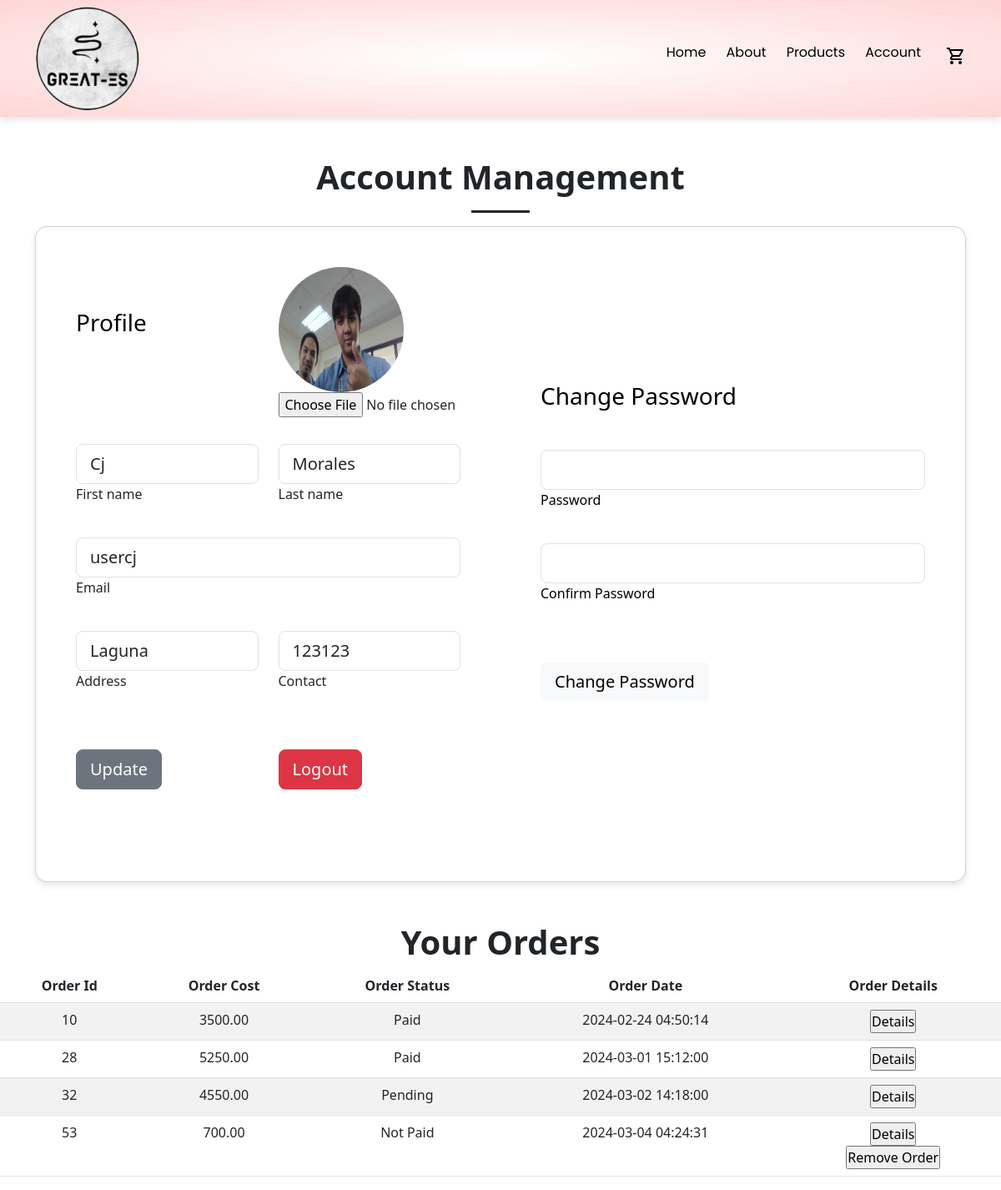
Screenshot of /client/account.php (signed in) with the database file from the repository.
### tables this page shows
CREATE TABLE `settings` (
  `id` int(11) NOT NULL,
  `title` varchar(255) NOT NULL,
  `description` text DEFAULT NULL,
  `logo` varchar(255) NOT NULL,
  `image1` varchar(255) NOT NULL,
  `image2` varchar(255) NOT NULL,
  `contact1` text DEFAULT NULL,
  `contact2` text DEFAULT NULL
);

CREATE TABLE `users` (
  `id` int(11) NOT NULL,
  `email` varchar(255) NOT NULL,
  `password` varchar(255) NOT NULL,
  `access_level` int(11) DEFAULT NULL,
  `position` varchar(255) NOT NULL,
  `id_appoint` int(11) NOT NULL,
  `id_team` int(11) NOT NULL,
  `firstname` varchar(255) NOT NULL,
  `lastname` varchar(255) NOT NULL,
  `address` text NOT NULL,
  `contact` varchar(255) NOT NULL,
  `valid_id` varchar(255) NOT NULL,
  `pfp` varchar(255) NOT NULL
);

CREATE TABLE `orders` (
  `order_id` int(30) NOT NULL,
  `order_cost` decimal(65,2) NOT NULL,
  `order_status` varchar(100) NOT NULL,
  `user_id` int(11) NOT NULL,
  `firstname` varchar(255) NOT NULL,
  `lastname` varchar(255) NOT NULL,
  `address` text NOT NULL,
  `contact` text NOT NULL,
  `order_date` datetime NOT NULL DEFAULT current_timestamp(),
  `proof_of_payment` varchar(255) NOT NULL,
  `id_team` int(11) NOT NULL,
  `id_appoint` int(11) NOT NULL,
  `appointed_to` varchar(255) NOT NULL
);

### client/account.php (the view, shortened to what this page needs)
<?php
    require_once '../config/connection.php';
$id = $_SESSION['id'];
$query = "SELECT * FROM users WHERE id='$id'";
$sql = mysqli_query($connection, $query);
$sqldisplayweb = "SELECT * FROM settings";
$query2 = mysqli_query($connection, $sqldisplayweb);
if (!isset($_SESSION['id'])) {
    header('location: ../login.php');
    exit();
    }else{
        $user_id = $_SESSION['id'];
        $stmt = $connection->prepare("SELECT * FROM orders WHERE user_id = ?");
        $stmt->bind_param('i', $user_id);
        $stmt->execute();
        $orders = $stmt->get_result();
    }
?>
<!DOCTYPE html>
<html lang="en">
    <head>
        <link rel="stylesheet" href="../css/style2.css">
        <link rel="stylesheet" href="../css/client.css">
        <link rel="stylesheet" href="https://cdnjs.cloudflare.com/ajax/libs/twitter-bootstrap/5.3.0/css/bootstrap.min.css">
        <link rel="stylesheet" href="https://cdn.datatables.net/2.0.0/css/dataTables.bootstrap5.css">
    </head>
<body>
    <?php while($rows = mysqli_fetch_array($query2)){ ?>
            <div class="header">
                <div class="container">
                     <div class="navbar">
                        <div class="logo">
                        <?php
                            $imagePath = $rows['logo'];
                            $imageURL = 'http://localhost/Ecomerce2/images/' . $imagePath;
                            echo '<img src="' . $imageURL . '" alt="Profile Picture" width="125px">';
                        ?>
                        </div>
                    <nav>
                        <ul id="MenuItems">
                            <li><a href="homepage.php">Home</a></li>
                            <li><a href="about.php">About</a></li>
                            <li><a href="products.php">Products</a></li>
                            <li><a href="account.php">Account</a></li>
                        </ul>
                    </nav>
                    <a href="cart.php"><span class="material-symbols-outlined">
                        </span></a>
                    </div>
                </div>
            </div>
<?php } ?>
            <div class="container py-5">
                    <h1 class="text-center"><b>Account Management</b></h1>
                <hr class="border-3 border-dark mx-auto opacity-100" style="width:70px">
                    <div class="row d-flex justify-content-center align-items-center h-100">
                      <div class="col-12">
                        <div class="card card-registration card-registration-2" style="border-radius: 15px;">
                          <div class="card-body p-0">
                            <div class="row g-0">
                              <div class="col-lg-6">
                                <div class="p-5">
                 <form action="account.php" method="POST" enctype="multipart/form-data">
                  <?php while($row = mysqli_fetch_array($sql)) { ?>
                 <div class="row">
                    <div class="col-md-6 mb-4 pb-2">
                  <h3 class="fw-normal mb-5" style="color:black;">Profile</h3>
                  </div>
                  <div class="col-md-6 mb-4 pb-2">
                  <div class="imgholder">
                        <?php
                            $imagePath = $row['pfp'];
                            $imageURL = 'http://localhost/Ecomerce2/images/' . $imagePath;
                            echo '<img id="previewImage" id="currentProfilePicture" src="' . $imageURL . '" width="150" height="150" class="img" style="border-radius: 50%;">';
                        ?>
                        <label for="uploadimg" class="upload">
                            <input type="file" name="pfp" id="uploadimg" class="picture" onchange="previewFile()">
                        </label>
                    </div>
                  </div>
                  </div>
                  <div class="row">
                    <div class="col-md-6 mb-4 pb-2">
                      <div class="form-outline">
                        <input type="text" name="firstname" value="<?php echo $row['firstname']; ?>" id="form3Examplev2" class="form-control form-control-lg" />
                        <label class="form-label" for="form3Examplev2">First name</label>
                      </div>
                    </div>
                    <div class="col-md-6 mb-4 pb-2">
                      <div class="form-outline">
                        <input type="text" name="lastname" value="<?php echo $row['lastname']; ?>" id="form3Examplev3" class="form-control form-control-lg" />
                        <label class="form-label" for="form3Examplev3">Last name</label>
                      </div>
                    </div>
                  </div>
                  <div class="mb-4 pb-2">
                    <div class="form-outline">
                      <input type="text" name="email" value="<?php echo $row['email']; ?>" id="form3Examplev4" class="form-control form-control-lg" />
                      <label class="form-label" for="form3Examplev4">Email</label>
                    </div>
                  </div>
                  <div class="row">
                    <div class="col-md-6 mb-4 pb-2">
                      <div class="form-outline">
                        <input type="text" name="address" value="<?php echo $row['address']; ?>" id="form3Examplev2" class="form-control form-control-lg" />
                        <label class="form-label" for="form3Examplev2">Address</label>
                      </div>
                    </div>
                    <div class="col-md-6 mb-4 pb-2">
                      <div class="form-outline">
                        <input type="text" name="contact" value="<?php echo $row['contact']; ?>" id="form3Examplev3" class="form-control form-control-lg" />
                        <label class="form-label" for="form3Examplev3">Contact</label>
                      </div>
                    </div>
                  </div>
                  <div class="row">
                    <div class="col-md-6 mb-4 pb-2">
                    <button type="submit" name="updateForm" class="btn btn-secondary btn-lg"
                    data-mdb-ripple-color="dark">Update</button>
                    </div>
                    <div class="col-md-6 mb-4 pb-2">
                    <a href="logout.php" class="btn btn-danger btn-lg">Logout</a>
                    </div>
                  </div>
              <?php } ?>
          </form>
                </div>
              </div>
              <div class="col-lg-6 bg-indigo text-black">
                <div class="p-5">
                    <form action="account.php" method="POST">
                    <h3 class="fw-normal mb-5">Change Password</h3>
                  <div class="mb-4 pb-2">
                    <div class="form-outline form-white">
                      <input type="password" name="password" id="form3Examplea2" class="form-control form-control-lg" />
                      <label class="form-label" for="form3Examplea2">Password</label>
                    </div>
                  </div>
                    <div class="mb-4 pb-2">
                    <div class="form-outline form-white">
                      <input type="password" name="confirmPassword" id="form3Examplea2" class="form-control form-control-lg" />
                      <label class="form-label" for="form3Examplea2">Confirm Password</label>
                    </div>
                  </div>
                  <button type="submit" name="change_password" class="btn btn-light btn-lg"
                    data-mdb-ripple-color="dark">Change Password</button>
                </form>
                </div>
              </div>
            </div>
          </div>
        </div>
      </div>
    </div>
  </div>
<div class="ordertable">
<table id="example" class="table table-striped" style="width:100%">
<h1 class="text-center"><b>Your Orders</b></h1>
        <thead>
            <tr>
                <th><center>Order Id</center></th>
                <th><center>Order Cost</center></th>
                <th><center>Order Status</center></th>
                <th><center>Order Date</center></th>
                <th><center>Order Details</center></th>
            </tr>
        </thead>
        <tbody>
          <?php while($row = $orders->fetch_assoc()) { ?>
            <tr>
                <td><center><?php echo $row['order_id']; ?></center></td>
                <td><center><?php echo $row['order_cost']; ?></center></td>
                <td><center><?php echo $row['order_status']; ?></center></td>
                <td><center><?php echo $row['order_date']; ?></center></td>
                <td><center>
                    <form action="order_details.php" method="POST">
                      <input type="submit" name="order_details_btn" value="Details">
                    </form>
                  <?php if ($row['order_status'] !== 'Pending' && $row['order_status'] !== 'Paid') { ?>
                  <form action="account.php" method="POST">
                      <input type="submit" name="remove_order" value="Remove Order"/>
                  </form>
                  <?php } ?>
                </center></td>
            </tr>
        <?php } ?>
        </tbody>
    </table>
</div>
</body>
</html>

### css/style2.css (style rules this page uses)
* { margin: 0; padding: 0; box-sizing: border-box; }
body { font-family: 'Poppins', sans-serif; }
.navbar { display: flex; align-items: center; padding: 20px; }
nav { flex: 1; text-align: right; }
nav ul { display: inline-block; list-style-type: none; }
nav ul li { display: inline-block; margin-right: 20px; }
button { text-decoration: none; color: #555; }
.container { max-width: 1300px; margin: auto; padding-left: 25px; padding-right: 25px; }
.row { display: flex; align-items: center; flex-wrap: wrap; justify-content: space-around; }
.btn { display: inline-block; background: #ff523b; color: #fff; padding: 8px 30px; margin: 30px 0; border-radius: 30px; transition: background 0.5s; }
.header { background: radial-gradient(#fff,#ffd6d6); }
.form-control { width: 100px; }
.navbar ul li a { text-decoration: none; color: black; font-family: 'Poppins', sans-serif; font-size: 16px; }

### css/client.css (style rules this page uses)
* { margin: 0; padding: 0; box-sizing: border-box; }
body { font-family: 'Poppins', sans-serif; }
.header { box-shadow: 0 4px 8px rgba(0, 0, 0, 0.1); }
.navbar { display: flex; align-items: center; padding: 20px; }
nav { flex: 1; text-align: right; }
nav ul { display: inline-block; list-style-type: none; }
nav ul li { display: inline-block; margin-right: 20px; }
.material-symbols-outlined { color: black; margin-left: 10px; }
.navbar ul li a { text-decoration: none; color: black; font-family: 'Poppins', sans-serif; font-size: 16px; }
.container { max-width: 1300px; margin: auto; padding-left: 25px; padding-right: 25px; }
.row { display: flex; align-items: center; flex-wrap: wrap; justify-content: space-around; }
.header { background: radial-gradient(#fff,#ffd6d6); }
.card { box-shadow: 0 4px 8px rgba(0, 0, 0, 0.1); }

### rows the page displays
settings: logo (picture)
users: pfp (picture), firstname "Cj", lastname "Morales", email "usercj", address "Laguna", contact "123123"
orders: order_id "10", order_cost "3500.00", order_status "Paid", order_date "2024-02-24 04:50:14"
orders: order_id "28", order_cost "5250.00", order_status "Paid", order_date "2024-03-01 15:12:00"
orders: order_id "32", order_cost "4550.00", order_status "Pending", order_date "2024-03-02 14:18:00"
orders: order_id "53", order_cost "700.00", order_status "Not Paid", order_date "2024-03-04 04:24:31"
